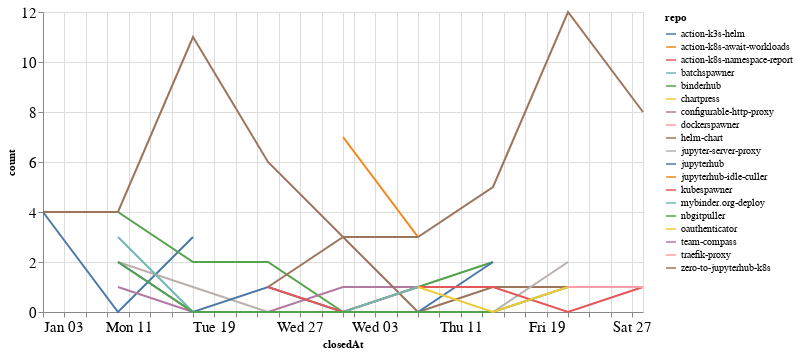

This figure's notebook cell:
### Code cell
closed_by_time = closed_by.groupby('repo').resample('W', on='closedAt').count()['author'].reset_index()
closed_by_time = closed_by_time.rename(columns={'author': 'count'})

alt.Chart(closed_by_time, width=600).mark_line().encode(
    x='closedAt',
    y='count',
    color='repo',
    tooltip="repo"
)

### Figure 1 — Vega-Lite specification as saved in the notebook (floating-point values rounded to 4 significant figures)
{"config": {"axisLeft": {"labelFontSize": 15}, "axisBottom": {"labelFontSize": 15}}, "data": {"name": "data-064ae34bf1f779805525d850205aa7d0"}, "mark": "line", "encoding": {"color": {"type": "nominal", "field": "repo"}, "tooltip": {"type": "nominal", "field": "repo"}, "x": {"type": "temporal", "field": "closedAt"}, "y": {"type": "quantitative", "field": "count"}}, "width": 600, "$schema": "https://vega.github.io/schema/vega-lite/v4.8.1.json", "datasets": {"data-064ae34bf1f779805525d850205aa7d0": [{"repo": "action-k3s-helm", "closedAt": "2021-01-03T00:00:00", "count": 4}, {"repo": "action-k3s-helm", "closedAt": "2021-01-10T00:00:00", "count": 0}, {"repo": "action-k3s-helm", "closedAt": "2021-01-17T00:00:00", "count": 3}, {"repo": "action-k8s-await-workloads", "closedAt": "2021-01-31T00:00:00", "count": 7}, {"repo": "action-k8s-await-workloads", "closedAt": "2021-02-07T00:00:00", "count": 3}, {"repo": "action-k8s-namespace-report", "closedAt": "2021-02-07T00:00:00", "count": 1}, {"repo": "batchspawner", "closedAt": "2021-01-31T00:00:00", "count": 4}, {"repo": "binderhub", "closedAt": "2021-01-10T00:00:00", "count": 4}, {"repo": "binderhub", "closedAt": "2021-01-17T00:00:00", "count": 2}, {"repo": "binderhub", "closedAt": "2021-01-24T00:00:00", "count": 2}, {"repo": "binderhub", "closedAt": "2021-01-31T00:00:00", "count": 0}, {"repo": "binderhub", "closedAt": "2021-02-07T00:00:00", "count": 1}, {"repo": "binderhub", "closedAt": "2021-02-14T00:00:00", "count": 2}, {"repo": "chartpress", "closedAt": "2021-01-24T00:00:00", "count": 1}, {"repo": "configurable-http-proxy", "closedAt": "2021-01-10T00:00:00", "count": 1}, {"repo": "configurable-http-proxy", "closedAt": "2021-01-17T00:00:00", "count": 0}, {"repo": "configurable-http-proxy", "closedAt": "2021-01-24T00:00:00", "count": 0}, {"repo": "configurable-http-proxy", "closedAt": "2021-01-31T00:00:00", "count": 1}, {"repo": "configurable-http-proxy", "closedAt": "2021-02-07T00:00:00", "count": 1}, {"repo": "configurable-http-proxy", "closedAt": "2021-02-14T00:00:00", "count": 1}, {"repo": "dockerspawner", "closedAt": "2021-02-28T00:00:00", "count": 1}, {"repo": "helm-chart", "closedAt": "2021-01-24T00:00:00", "count": 1}, {"repo": "helm-chart", "closedAt": "2021-01-31T00:00:00", "count": 3}, {"repo": "helm-chart", "closedAt": "2021-02-07T00:00:00", "count": 0}, {"repo": "helm-chart", "closedAt": "2021-02-14T00:00:00", "count": 1}, {"repo": "helm-chart", "closedAt": "2021-02-21T00:00:00", "count": 1}, {"repo": "helm-chart", "closedAt": "2021-02-28T00:00:00", "count": 1}, {"repo": "jupyter-server-proxy", "closedAt": "2021-01-10T00:00:00", "count": 2}, {"repo": "jupyter-server-proxy", "closedAt": "2021-01-17T00:00:00", "count": 1}, {"repo": "jupyter-server-proxy", "closedAt": "2021-01-24T00:00:00", "count": 0}, {"repo": "jupyter-server-proxy", "closedAt": "2021-01-31T00:00:00", "count": 0}, {"repo": "jupyter-server-proxy", "closedAt": "2021-02-07T00:00:00", "count": 0}, {"repo": "jupyter-server-proxy", "closedAt": "2021-02-14T00:00:00", "count": 0}, {"repo": "jupyter-server-proxy", "closedAt": "2021-02-21T00:00:00", "count": 2}, {"repo": "jupyterhub", "closedAt": "2021-01-10T00:00:00", "count": 2}, {"repo": "jupyterhub", "closedAt": "2021-01-17T00:00:00", "count": 0}, {"repo": "jupyterhub", "closedAt": "2021-01-24T00:00:00", "count": 1}, {"repo": "jupyterhub", "closedAt": "2021-01-31T00:00:00", "count": 0}, {"repo": "jupyterhub", "closedAt": "2021-02-07T00:00:00", "count": 0}, {"repo": "jupyterhub", "closedAt": "2021-02-14T00:00:00", "count": 2}, {"repo": "jupyterhub-idle-culler", "closedAt": "2021-01-31T00:00:00", "count": 1}, {"repo": "kubespawner", "closedAt": "2021-01-24T00:00:00", "count": 1}, {"repo": "kubespawner", "closedAt": "2021-01-31T00:00:00", "count": 0}, {"repo": "kubespawner", "closedAt": "2021-02-07T00:00:00", "count": 1}, {"repo": "kubespawner", "closedAt": "2021-02-14T00:00:00", "count": 1}, {"repo": "kubespawner", "closedAt": "2021-02-21T00:00:00", "count": 0}, {"repo": "kubespawner", "closedAt": "2021-02-28T00:00:00", "count": 1}, {"repo": "mybinder.org-deploy", "closedAt": "2021-01-10T00:00:00", "count": 3}, {"repo": "mybinder.org-deploy", "closedAt": "2021-01-17T00:00:00", "count": 0}, {"repo": "mybinder.org-deploy", "closedAt": "2021-01-24T00:00:00", "count": 0}, {"repo": "mybinder.org-deploy", "closedAt": "2021-01-31T00:00:00", "count": 0}, {"repo": "mybinder.org-deploy", "closedAt": "2021-02-07T00:00:00", "count": 1}, {"repo": "nbgitpuller", "closedAt": "2021-01-10T00:00:00", "count": 2}, {"repo": "nbgitpuller", "closedAt": "2021-01-17T00:00:00", "count": 0}, {"repo": "nbgitpuller", "closedAt": "2021-01-24T00:00:00", "count": 0}, {"repo": "nbgitpuller", "closedAt": "2021-01-31T00:00:00", "count": 0}, {"repo": "nbgitpuller", "closedAt": "2021-02-07T00:00:00", "count": 0}, {"repo": "nbgitpuller", "closedAt": "2021-02-14T00:00:00", "count": 0}, {"repo": "nbgitpuller", "closedAt": "2021-02-21T00:00:00", "count": 1}, {"repo": "oauthenticator", "closedAt": "2021-02-07T00:00:00", "count": 1}, {"repo": "oauthenticator", "closedAt": "2021-02-14T00:00:00", "count": 0}, {"repo": "oauthenticator", "closedAt": "2021-02-21T00:00:00", "count": 1}, {"repo": "team-compass", "closedAt": "2021-02-28T00:00:00", "count": 1}, {"repo": "traefik-proxy", "closedAt": "2021-02-21T00:00:00", "count": 1}, {"repo": "traefik-proxy", "closedAt": "2021-02-28T00:00:00", "count": 1}, {"repo": "zero-to-jupyterhub-k8s", "closedAt": "2021-01-03T00:00:00", "count": 4}, {"repo": "zero-to-jupyterhub-k8s", "closedAt": "2021-01-10T00:00:00", "count": 4}, {"repo": "zero-to-jupyterhub-k8s", "closedAt": "2021-01-17T00:00:00", "count": 11}, {"repo": "zero-to-jupyterhub-k8s", "closedAt": "2021-01-24T00:00:00", "count": 6}, {"repo": "zero-to-jupyterhub-k8s", "closedAt": "2021-01-31T00:00:00", "count": 3}, {"repo": "zero-to-jupyterhub-k8s", "closedAt": "2021-02-07T00:00:00", "count": 3}, {"repo": "zero-to-jupyterhub-k8s", "closedAt": "2021-02-14T00:00:00", "count": 5}, {"repo": "zero-to-jupyterhub-k8s", "closedAt": "2021-02-21T00:00:00", "count": 12}, {"repo": "zero-to-jupyterhub-k8s", "closedAt": "2021-02-28T00:00:00", "count": 8}]}}
